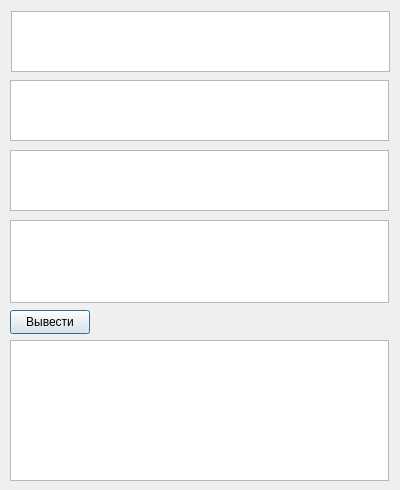
<?xml version="1.0" encoding="UTF-8"?>
<ui version="4.0">
 <class>Task5Window</class>
 <widget class="QDialog" name="Task5Window">
  <property name="geometry">
   <rect>
    <x>0</x>
    <y>0</y>
    <width>400</width>
    <height>490</height>
   </rect>
  </property>
  <property name="windowTitle">
   <string>Dialog</string>
  </property>
  <widget class="QTextEdit" name="textEditResult">
   <property name="geometry">
    <rect>
     <x>10</x>
     <y>340</y>
     <width>379</width>
     <height>141</height>
    </rect>
   </property>
  </widget>
  <widget class="QTextEdit" name="textEditClass1Girls">
   <property name="geometry">
    <rect>
     <x>10</x>
     <y>80</y>
     <width>379</width>
     <height>61</height>
    </rect>
   </property>
  </widget>
  <widget class="QPushButton" name="pushButtonProcess">
   <property name="geometry">
    <rect>
     <x>10</x>
     <y>310</y>
     <width>80</width>
     <height>24</height>
    </rect>
   </property>
   <property name="text">
    <string>Вывести</string>
   </property>
  </widget>
  <widget class="QTextEdit" name="textEditClass2Girls">
   <property name="geometry">
    <rect>
     <x>10</x>
     <y>150</y>
     <width>379</width>
     <height>61</height>
    </rect>
   </property>
  </widget>
  <widget class="QTextEdit" name="textEditClass3Girls">
   <property name="geometry">
    <rect>
     <x>10</x>
     <y>220</y>
     <width>379</width>
     <height>83</height>
    </rect>
   </property>
   <property name="minimumSize">
    <size>
     <width>0</width>
     <height>83</height>
    </size>
   </property>
  </widget>
  <widget class="QTextEdit" name="textEditAllGirls">
   <property name="geometry">
    <rect>
     <x>11</x>
     <y>11</y>
     <width>379</width>
     <height>61</height>
    </rect>
   </property>
  </widget>
 </widget>
 <resources/>
 <connections/>
</ui>
